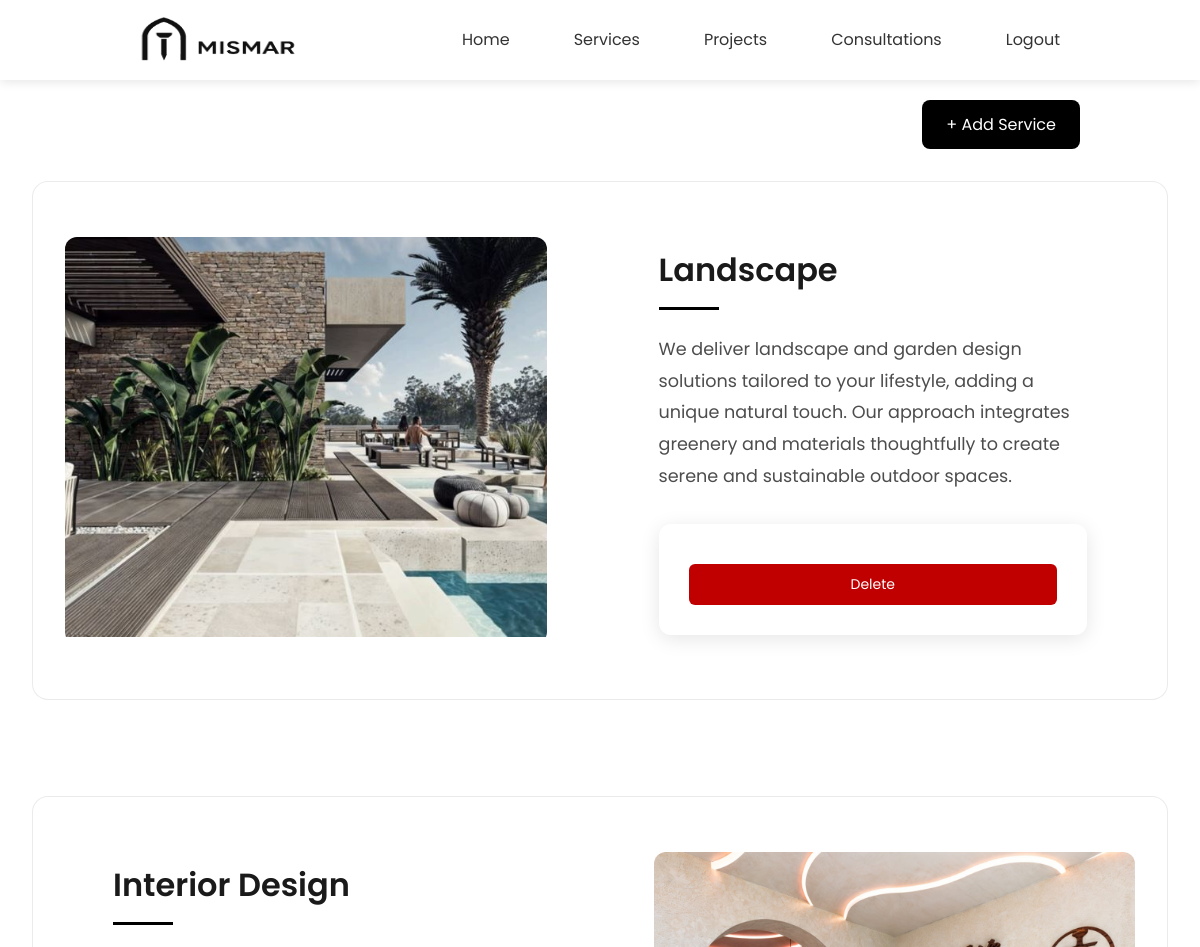
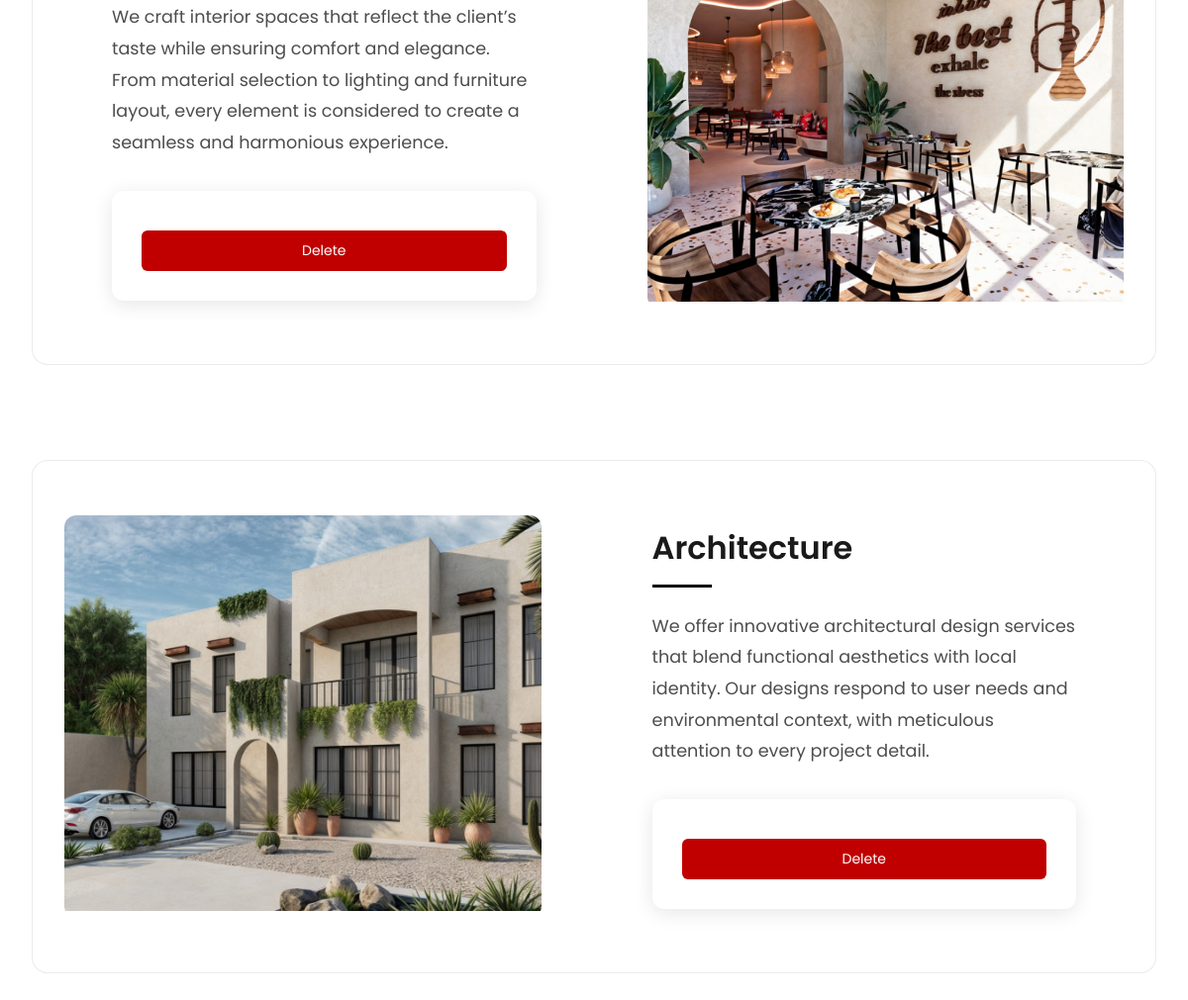
Screenshot of /admin/services.php with the database file from the repository (2 pictures, top to bottom).
### tables this page shows
CREATE TABLE `services` (
  `id` int NOT NULL AUTO_INCREMENT,
  `title` varchar(255) NOT NULL,
  `description` text,
  `image_path` varchar(255) DEFAULT NULL,
  `created_at` timestamp NULL DEFAULT CURRENT_TIMESTAMP,
  PRIMARY KEY (`id`)
);

### admin/services.php (the view, shortened to what this page needs)
<!DOCTYPE html>
<html lang="en">
<head>
  <link rel="stylesheet" href="style.css">
</head>
<body>
  <nav id="navbar">
    <img src="../images/mismar-logo.png" alt="" class="logo">
    <ul id="menu-links">
      <a href="index.php"><li>Home</li></a>
      <a href="services.php"><li>Services</li></a>
      <a href="project.php"><li>Projects</li></a>
      <li><a href="consultations.php">Consultations</li></a>
      <a href="../logout.php"><li>Logout</li></a>
    </ul>
  </nav>
<div style="text-align: right; padding: 20px 10% 0 10%;">
  <a href="add_service.html">
    <button id="add-service-btn">+ Add Service</button>
  </a>
</div>
    <?php
$host = "localhost";
$user = "root";
$pass = "MOhannad_9";
$dbname = "arch_db";
$conn = new mysqli($host, $user, $pass, $dbname);
$sql = "SELECT * FROM services ORDER BY created_at DESC";
$result = $conn->query($sql);
if ($result->num_rows > 0): ?>
  <div class="services-container">
    <?php while($row = $result->fetch_assoc()): ?>
      <div class="service-card">
        <div class="service-image-container">
          <img src="<?php echo htmlspecialchars($row['image_path']); ?>" alt="<?php echo htmlspecialchars($row['title']); ?>" class="service-image">
        </div>
        <div class="service-content">
          <h3><?php echo htmlspecialchars($row['title']); ?></h3>
          <p><?php echo nl2br(htmlspecialchars($row['description'])); ?></p>
          <form action="delete_service.php" method="POST" onsubmit="return confirm('Are you sure you want to delete this service?');">
  <button type="submit" class="delete-btn">Delete</button>
</form>
        </div>
      </div>
    <?php endwhile; ?>
  </div>
<?php else: ?>
  <p style="padding: 20px 10%;">No services found.</p>
<?php endif;
?>
</body>
</html>

### admin/style.css (style rules this page uses)
* { margin: 0; padding: 0; box-sizing: border-box; font-family: "Poppins", sans-serif; }
html { scroll-behavior: smooth; }
nav { position: fixed; top: 0; width: 100%; display: flex; align-items: center; justify-content: space-between; padding: 15px 10%; background: white; z-index: 1000; box-shadow: 0 2px 10px rgba(0,0,0,0.1); }
.logo { width: 200px; height: 50px; cursor: pointer; }
#menu-links { display: flex; gap: 1.5rem; list-style: none; margin: 0; padding: 0; }
#menu-links a { color: #333; text-decoration: none; padding: 12px 20px ; border-radius: 8px; transition: all 0.2s ease; display: inline-block; height: 48px; line-height: 24px; }
form { background: #fff; padding: 30px; border-radius: 12px; box-shadow: 0 4px 20px rgba(0,0,0,0.1); display: flex; flex-direction: column; gap: 1.5rem; }
#add-service-btn { background-color: #000; color: #fff; padding: 12px 24px; margin-top: 80px; font-size: 16px; border: none; border-radius: 8px; cursor: pointer; transition: background-color 0.3s ease; }
.delete-btn { background-color: #c00000; color: white; padding: 10px 18px; font-size: 14px; border: none; border-radius: 6px; margin-top: 10px; cursor: pointer; transition: background 0.3s ease; }
.services-container { max-width: 1400px; margin: 2rem auto; padding: 0 2rem; }
.service-card { display: flex; gap: 4rem; align-items: center; margin-bottom: 6rem; background: white; border-radius: 16px; padding: 2rem; position: relative; border: 1px solid rgba(0, 0, 0, 0.08); transition: all 0.4s cubic-bezier(0.23, 1, 0.32, 1); }
.service-card:nth-child(even) { flex-direction: row-reverse; }
.service-image-container { flex: 1; min-width: 45%; position: relative; overflow: hidden; border-radius: 12px; }
.service-image { width: 100%; height: 400px; object-fit: cover; transition: transform 0.4s ease; }
.service-content { flex: 1; padding: 2rem 3rem; }
.service-content h3 { font-size: 2rem; font-weight: 600; margin-bottom: 1.5rem; color: #1a1a1a; position: relative; padding-bottom: 1rem; }
.service-content h3::after { content: ''; position: absolute; bottom: 0; left: 0; width: 60px; height: 3px; background: #000; }
.service-content p { color: #4d4d4d; line-height: 1.8; font-size: 1.1rem; margin-bottom: 2rem; }
body, html { margin: 0 !important; padding: 0 !important; width: 100% !important; overflow-x: hidden; box-sizing: border-box; }

### rows the page displays
services: image_path (picture), title "Landscape", description "We deliver landscape and garden design solutions tailored to your lifestyle, adding a unique natural touch. Our approach integrates greenery and materials thoughtfully to create serene and sustainable outdoor spaces."
services: image_path (picture), title "Interior Design", description "We craft interior spaces that reflect the client’s taste while ensuring comfort and elegance. From material selection to lighting and furniture layout, every element is considered to create a seamless and harmonious experience."
services: image_path (picture), title "Architecture", description "We offer innovative architectural design services that blend functional aesthetics with local identity. Our designs respond to user needs and environmental context, with meticulous attention to every project detail."
